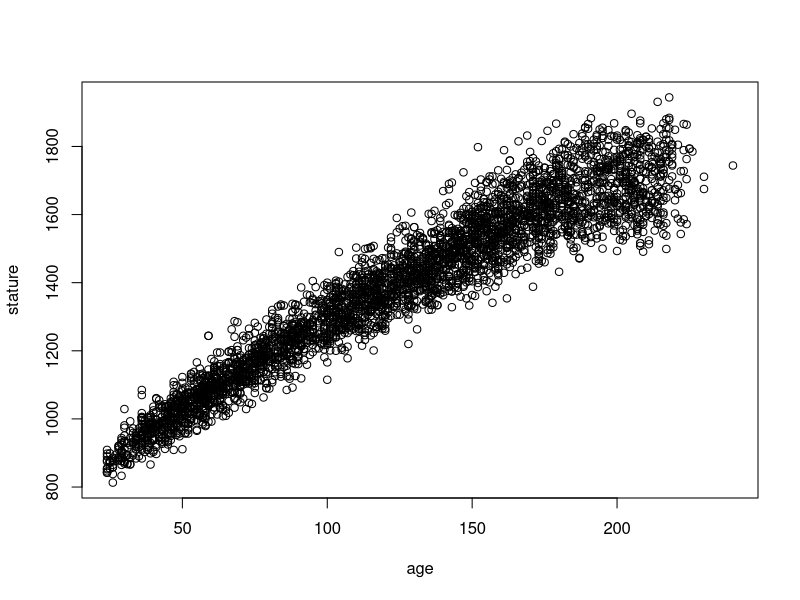
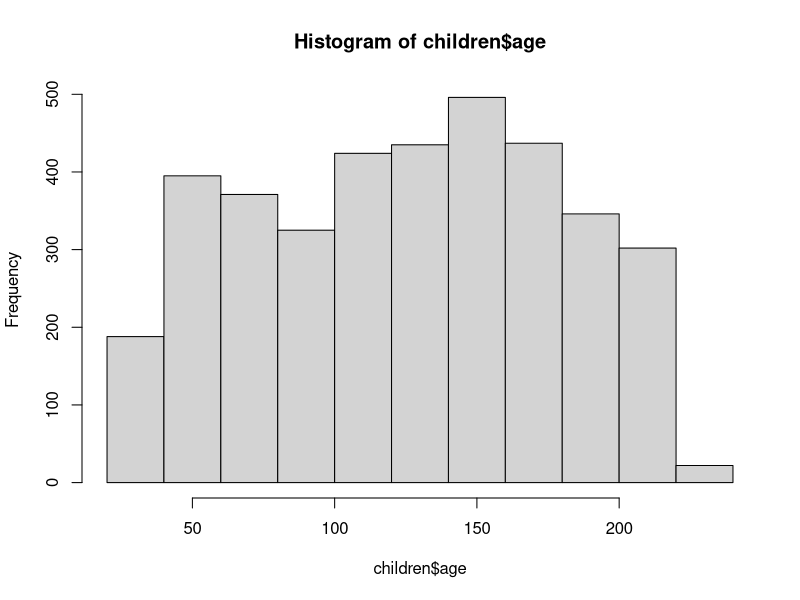
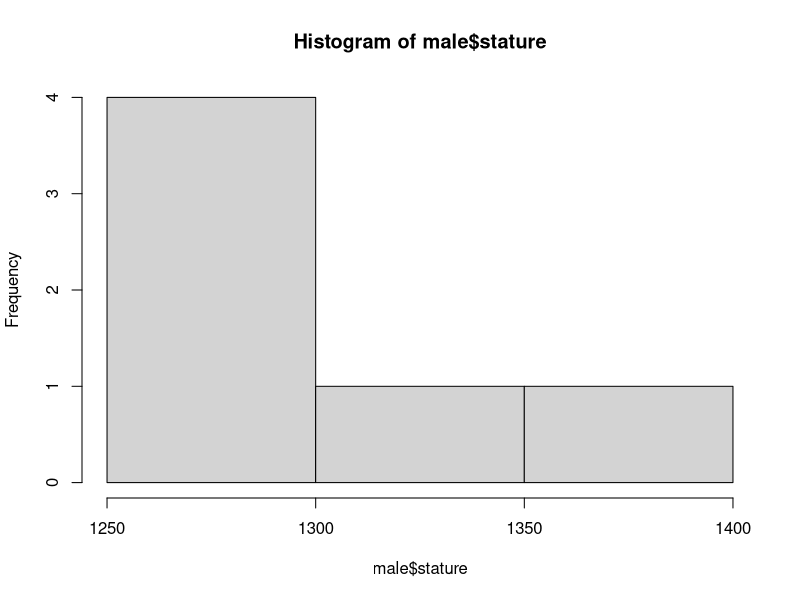
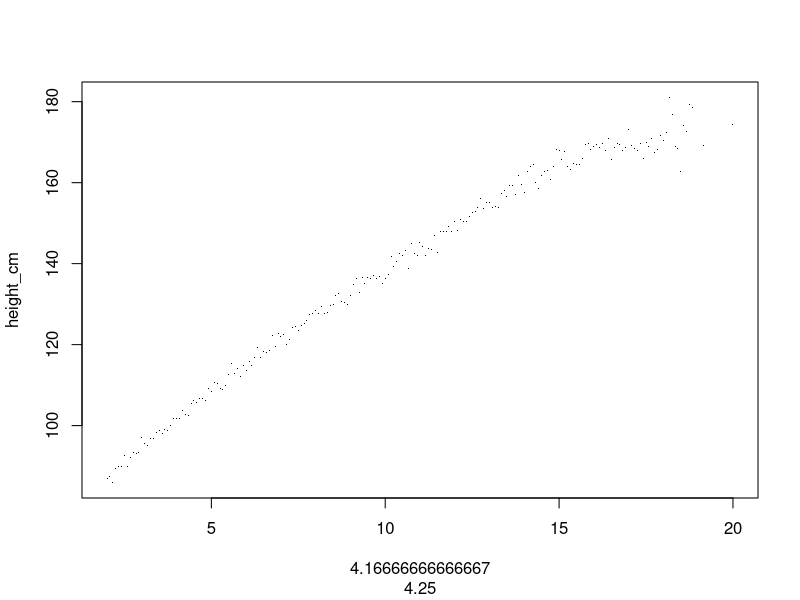
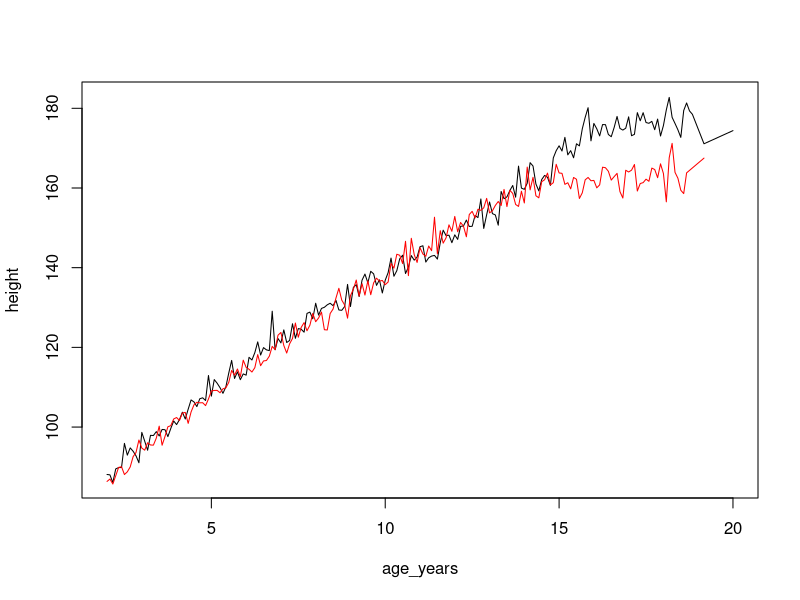

These figures' R source, in order:
## ---- chunk 1
install.packages("tidyverse")
library(tidyverse)
## ---- chunk 2
setwd("/Users/pp16/Desktop/NTU/UCL exchange/week 1 day 3")
children = read_csv("children_bodysize.csv")
## ---- chunk 3
head(children)
## ---- chunk 4
plot(stature~age, data=children)
## ---- chunk 5
dim(children)
## ---- chunk 6
min(children$age)
max(children$age)
## ---- chunk 7
max(children$stature)
gender = children[children$stature==max(children$stature),]
gender$gender
## ---- chunk 8
sum(children$gender=="M")
## ---- chunk 9

sum((children$gender=="F") & (children$age > 144))

## ---- chunk 10
five = children[children$age == 60,]
boy = five[five$gender=="M",]
boymean= mean(boy$stature)
boymean
girl = five[five$gender=="F",]
girlmean = mean(girl$stature)
girlmean
## ---- chunk 11
age = children[children$age == 180, ]
boys = age[age$gender=="M",]
boysmean = mean(boys$stature)
boysmean
girls = age[age$gender=="F",]
girlsmean=mean(girls$stature)
girlsmean
## ---- chunk 12
hist(children$age)
## ---- chunk 13
male = children[children$gender=="M" & children$age == 108, ] 
male
hist(male$stature)
## ---- chunk 14

children$height_cm = children$stature/ 10
head(children)
## ---- chunk 15
children$age_years = children$age/12
head(children)
## ---- chunk 16
rm(mean)
avg = aggregate(height_cm~age_years, data=children, FUN = mean)
plot(avg,children$age_years, pch = ".")
## ---- chunk 17
bodysize_mod = group_by(children, age_years, gender)
height_by_age = summarise(bodysize_mod, height = mean(height_cm) )
plot(height~age_years, type="line", data=filter(height_by_age, gender=="M"))
lines(height~age_years, col="red", data=filter(height_by_age, gender== "F"))

